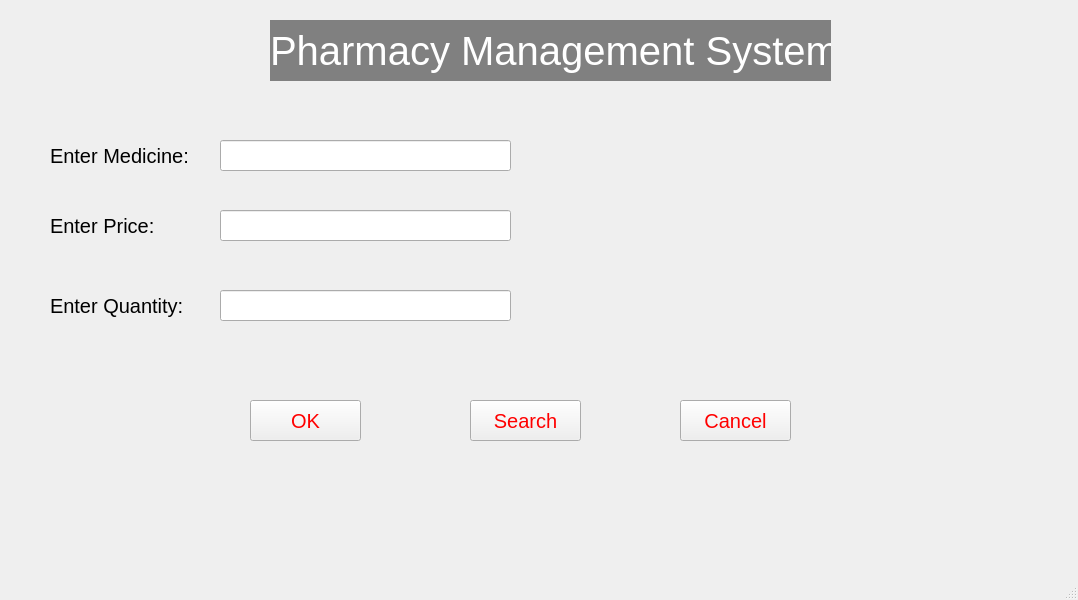
<?xml version="1.0" encoding="UTF-8"?>
<ui version="4.0">
 <class>MainWindow</class>
 <widget class="QMainWindow" name="MainWindow">
  <property name="geometry">
   <rect>
    <x>0</x>
    <y>0</y>
    <width>1078</width>
    <height>600</height>
   </rect>
  </property>
  <property name="windowTitle">
   <string>MainWindow</string>
  </property>
  <widget class="QWidget" name="centralwidget">
   <widget class="QLabel" name="label">
    <property name="geometry">
     <rect>
      <x>270</x>
      <y>20</y>
      <width>561</width>
      <height>61</height>
     </rect>
    </property>
    <property name="styleSheet">
     <string notr="true">QLabel{
font-size: 40px;
background: light gray;
color: white;
}</string>
    </property>
    <property name="text">
     <string>Pharmacy Management System</string>
    </property>
   </widget>
   <widget class="QLabel" name="label_2">
    <property name="geometry">
     <rect>
      <x>50</x>
      <y>130</y>
      <width>151</width>
      <height>51</height>
     </rect>
    </property>
    <property name="styleSheet">
     <string notr="true">QLabel{
font-size: 20px;
color: light;
}</string>
    </property>
    <property name="text">
     <string>Enter Medicine:</string>
    </property>
   </widget>
   <widget class="QLineEdit" name="lineEdit">
    <property name="geometry">
     <rect>
      <x>220</x>
      <y>140</y>
      <width>291</width>
      <height>31</height>
     </rect>
    </property>
    <property name="styleSheet">
     <string notr="true">QLineEdit{
font-size: 20px;
color: white;
}</string>
    </property>
   </widget>
   <widget class="QLineEdit" name="lineEdit_2">
    <property name="geometry">
     <rect>
      <x>220</x>
      <y>210</y>
      <width>291</width>
      <height>31</height>
     </rect>
    </property>
    <property name="styleSheet">
     <string notr="true">QLineEdit{
font-size: 20px;
color: white;
}</string>
    </property>
   </widget>
   <widget class="QLabel" name="label_3">
    <property name="geometry">
     <rect>
      <x>50</x>
      <y>200</y>
      <width>151</width>
      <height>51</height>
     </rect>
    </property>
    <property name="styleSheet">
     <string notr="true">QLabel{
font-size: 20px;
color: light;
}</string>
    </property>
    <property name="text">
     <string>Enter Price:</string>
    </property>
   </widget>
   <widget class="QLabel" name="label_4">
    <property name="geometry">
     <rect>
      <x>50</x>
      <y>280</y>
      <width>151</width>
      <height>51</height>
     </rect>
    </property>
    <property name="styleSheet">
     <string notr="true">QLabel{
font-size: 20px;
color: light;
}</string>
    </property>
    <property name="text">
     <string>Enter Quantity:</string>
    </property>
   </widget>
   <widget class="QLineEdit" name="lineEdit_3">
    <property name="geometry">
     <rect>
      <x>220</x>
      <y>290</y>
      <width>291</width>
      <height>31</height>
     </rect>
    </property>
    <property name="styleSheet">
     <string notr="true">QLineEdit{
font-size: 20px;
color: white;
}</string>
    </property>
   </widget>
   <widget class="QPushButton" name="pushButton">
    <property name="geometry">
     <rect>
      <x>250</x>
      <y>400</y>
      <width>111</width>
      <height>41</height>
     </rect>
    </property>
    <property name="styleSheet">
     <string notr="true">QPushButton{
font-size: 20px;
color: red;
}</string>
    </property>
    <property name="text">
     <string>OK</string>
    </property>
   </widget>
   <widget class="QPushButton" name="pushButton_2">
    <property name="geometry">
     <rect>
      <x>470</x>
      <y>400</y>
      <width>111</width>
      <height>41</height>
     </rect>
    </property>
    <property name="styleSheet">
     <string notr="true">QPushButton{
font-size: 20px;
color: red;
}</string>
    </property>
    <property name="text">
     <string>Search</string>
    </property>
   </widget>
   <widget class="QPushButton" name="pushButton_3">
    <property name="geometry">
     <rect>
      <x>680</x>
      <y>400</y>
      <width>111</width>
      <height>41</height>
     </rect>
    </property>
    <property name="styleSheet">
     <string notr="true">QPushButton{
font-size: 20px;
color: red;
}</string>
    </property>
    <property name="text">
     <string>Cancel</string>
    </property>
   </widget>
  </widget>
  <widget class="QMenuBar" name="menubar">
   <property name="geometry">
    <rect>
     <x>0</x>
     <y>0</y>
     <width>1078</width>
     <height>23</height>
    </rect>
   </property>
  </widget>
  <widget class="QStatusBar" name="statusbar"/>
 </widget>
 <resources/>
 <connections/>
</ui>
